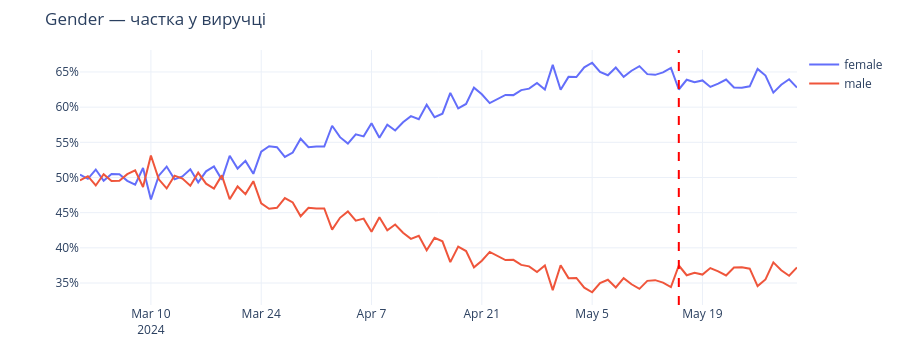
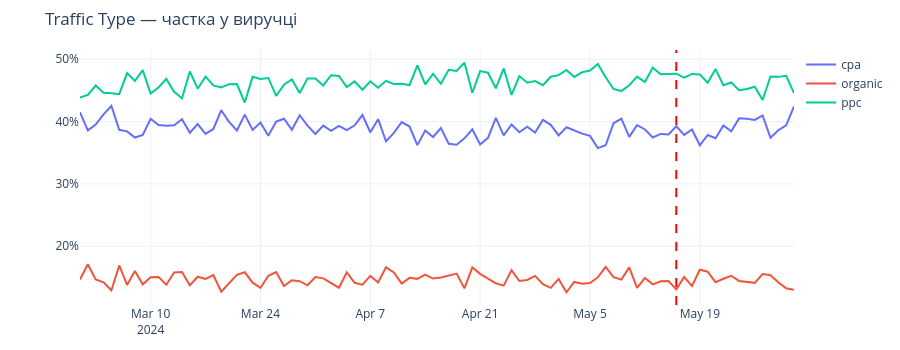
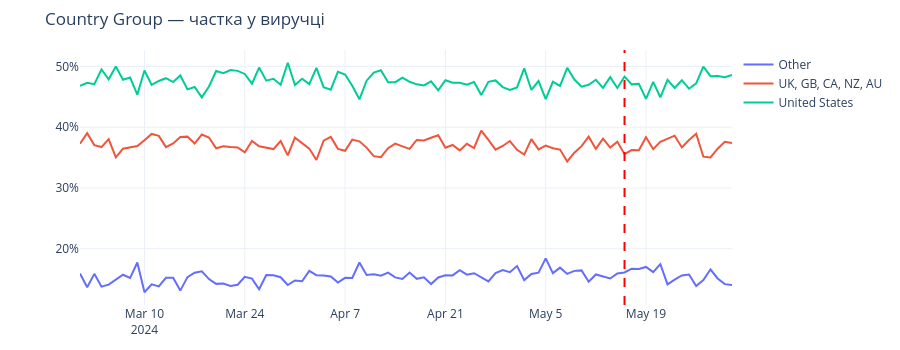
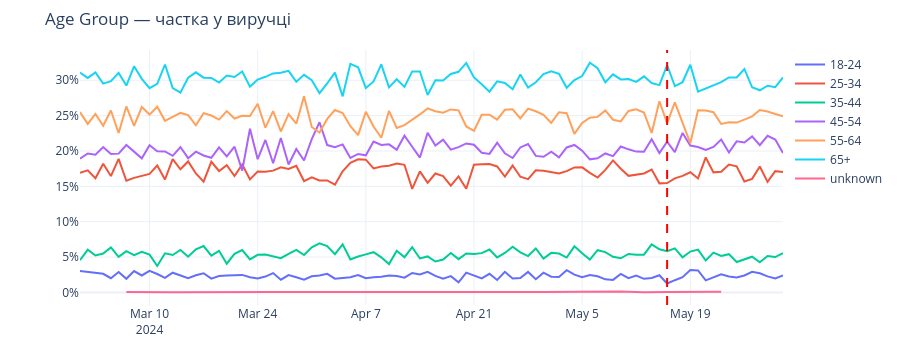

Write notebook code for charts like these, in order.
### Code cell
fig = make_subplots(
    rows=3, cols=2,
    subplot_titles=[
        'Gender', 'Traffic Type',
        'Country Group', 'Age Group',
        'Split Group', 'OS Version'
    ],
    vertical_spacing=0.10,
    horizontal_spacing=0.08
)

OUTAGE = '2024-05-16'

datasets = [
    (gender_share,  'gender',         'Gender — частка у виручці'),
    (traffic_share, 'traffic_type',   'Traffic Type — частка у виручці'),
    (country_share, 'country_group',  'Country Group — частка у виручці'),
    (age_share,     'age_group',      'Age Group — частка у виручці'),
    (split_share,   'split_group',    'Split Group — частка у виручці'),
    (os_share,      'os_version_reg', 'OS Version — частка у виручці'),
]

for df, col, title in datasets:
    fig = go.Figure()

    for cat in sorted(df[col].unique()):
        sub = df[df[col] == cat].sort_values('date')
        fig.add_trace(go.Scatter(
            x=sub['date'], y=sub['share'],
            name=str(cat),
            mode='lines',
            line=dict(width=2),
            hovertemplate=f"{cat}<br>%{{x|%d %b}}<br>%{{y:.1%}}<extra></extra>"
        ))

    fig.add_vline(x=OUTAGE, line_dash='dash', line_color='red', line_width=2)

    fig.update_layout(
        title=title,
        height=350,
        template='plotly_white',
        yaxis_tickformat='.0%',
        margin=dict(t=50, b=30),
        legend=dict(orientation='v', x=1.01, y=1)
    )

    fig.show()
